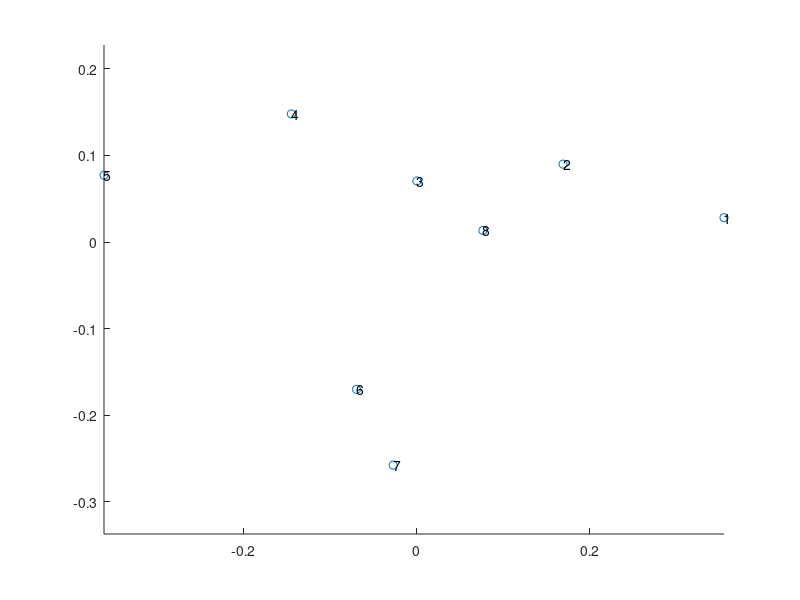

The MATLAB script that drew this image:
function mean_space = align_subjects
%
%Schritte
% 1. Alle perceptual spaces laden (jeweils eine 8x2 matrix)
% 2. Optimalen Kreis als Positionen definieren
% 3. Alle perceptual spaces an optimalen Kreis procrustes alignen
% 4. Mean über die alignten perceptual spaces berechnen
clear all
close all

clc


%% SET PATH
%
mainpath = 'C:\Users\rumpf\Documents\perceptual_space';
%
%stimpath = [mainpath filesep 'logfiles' filesep 'stimlists'];

%datapath = [mainpath filesep 'logfiles' filesep 'data'];

% Set working dictonary
cd(mainpath);
addpath ('C:\Users\rumpf\Documents\perceptual_space\logfiles\data\best_positions_day2')

%% 1. alle Spaces von allen subjects laden
%matrix mit dimensionen: Stimuli x Dimensionen x Subjects
subject_spaces = randn(8, 2, 16); % insert best position of each participant 

path_directory = 'C:\Users\rumpf\Documents\perceptual_space\logfiles\data\best_positions_day2';
original_files = dir([path_directory filesep '*.mat']);
bp = randn(8,2);

for k =1:length(original_files)
    
    filename = [path_directory '/' original_files(k).name];
    load(original_files(k).name, '-mat')
    bp(:,1) = best_position(1,:).';
    bp(:,2) = best_position(2,:).';
    subject_spaces(:,:,k) = bp;

end 


%% 2. Optimalen Kreis definieren
% Idee: Wie sieht der Space aus, wenn Probanden nur die Gradzahl verwenden,
% um die Ähnlichkeit von Stimuli zu definieren
% Winkel der Stimuli in Radians
angles = deg2rad(linspace(0, 315, 8));
space = [cos(angles); sin(angles)]';

%% 3. Alle subject spaces an den Kreis alignen
aligned_spaces = zeros(size(subject_spaces));
for sub = 1:size(aligned_spaces, 3)
    [~, aligned_spaces(:, :, sub)] = procrustes(space, subject_spaces(:, :, sub));
end

%% 4. Average über die aligned spaces
mean_space = mean(aligned_spaces, 3);

% wenn mean_space wie ein Kreis aussieht, kannst du für die Auswertung
% einfach davon ausgehen, dass der perzeptuelle Raum in etwa ein Kreis ist.

scatter(mean_space(:, 1), mean_space(:, 2))
axis equal
for i = 1:8
        text(mean_space(i, 1), mean_space(i, 2), num2str(i));
    end